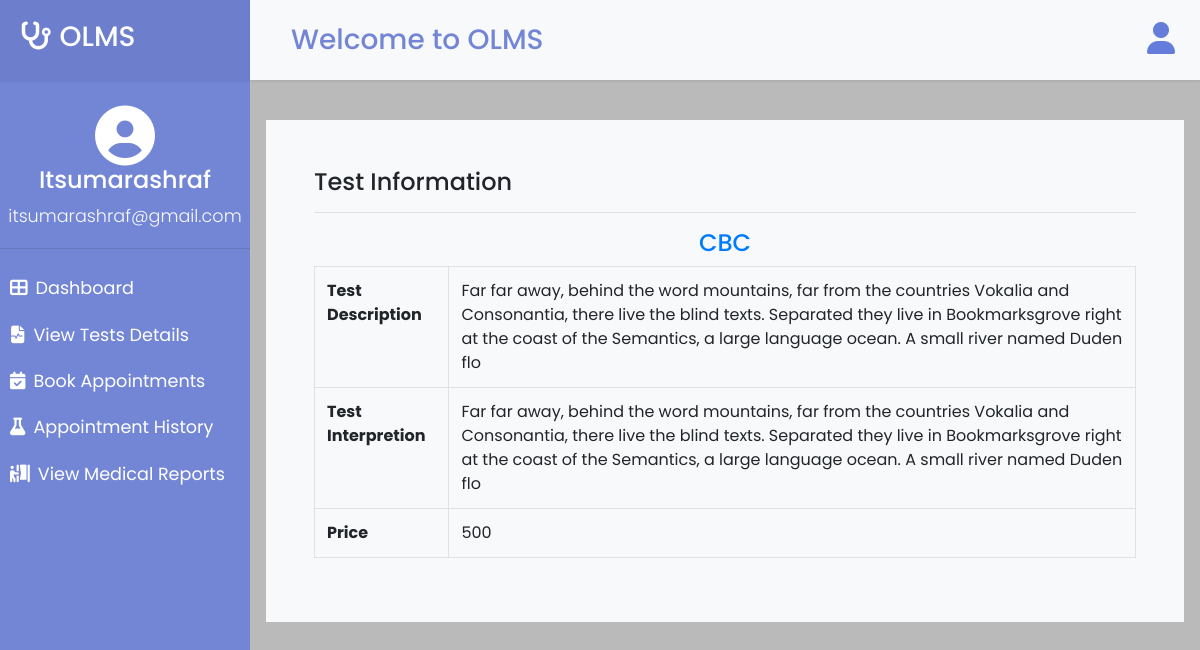
The page /userside/view/test-info/1 (signed in) on the database its author committed.
### adminside/models.py (models this page shows, shortened)
class test(models.Model):
    test_title = models.CharField(max_length=100)
    test_desc = models.CharField(max_length=200)
    test_interp = models.CharField(max_length=300)
    price = models.IntegerField()

### users/views.py (the view)
# urls.py: path("userside/view/test-info/<int:test_id>", views.testinfo),
def testinfo(request, test_id):
    if checkauth(request) == True:
        test_info = test.objects.get(id=test_id)
        return render(request, 'test-info.html',{'info':test_info})
    return redirect('userlogin')

### users/views.py (called while the page is built)
def checkauth(request):
    if request.session.has_key('userid'):
        return True
    else:
        return False

### templates/test-info.html (shortened to what this page needs)
{% extends 'userbase.html' %}
{% block body %}
<div class="container-fluid  bg-light p-5 mt-3">
    <div class="row">
        <div class="col-lg-12">
            <h4>Test Information</h4>
            <hr>
            <h4 class="text-center text-primary">{{info.test_title}}</h4>
            <table class="table table-bordered">
                <tbody>
                  <tr><th>Test Description</th><td>{{info.test_desc}}</td></tr>
                    <tr><th>Test Interpretion</th><td>{{info.test_interp}}</td></tr>
                    <tr><th>Price</th><td>{{info.price}}</td></tr>
                </tbody>
              </table>
        </div>
    </div>
</div>
{% endblock body %}

### templates/userbase.html (style rules this page uses)
body { font-family: 'Poppins', sans-serif; background: #fafafa; }

### rows shown on the page
test: test_title "CBC", test_desc "Far far away, behind the word mountains, far from the countries Vokalia and Consonantia, there live the blind texts. Separated they live in Bookmarksgrove right at the coast of the Semantics, a large language ocean. A small river named Duden flo", test_interp "Far far away, behind the word mountains, far from the countries Vokalia and Consonantia, there live the blind texts. Separated they live in Bookmarksgrove right at the coast of the Semantics, a large language ocean. A small river named Duden flo", price "500"

### other values the page prints
{{ request.session.userlogged }} "Itsumarashraf"
{{ request.session.useremail }} "itsumarashraf@gmail.com"
